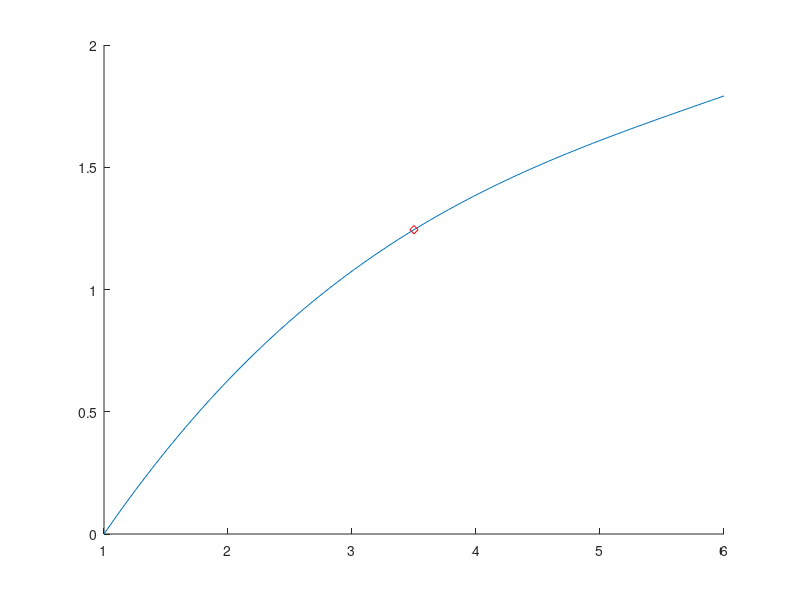

Write MATLAB code to recreate this figure.
%{
Use Newton’s interpolating polynomial to determine y at x = 3.5. 
Make a plot of thedata along with the polynomial.
%}

clf; clc; clear; format long;

x = [0 1 2.5 3 4.5 5 6];
y = [2 5.4375 7.3516 7.5625 8.4453 9.1875 12];

x = [1 4 6 5];
y = [0 1.386294 1.791759 1.609438];

n = length(x);table = zeros(n, n+1); table(:,1) = x;  table(:,2) = y; 

for j = 1: n-1
    for k = 1: n-j
       table(k, j+2) = (table(k+1, j+1) - table(k, j+1)) ...
           / (table(j + k, 1) - table(k, 1));
    end
end

all_x = linspace(min(x), max(x));
this_x_pos = zeros(1, 100);
for a = 1 : length(all_x)
    this_x = all_x(a); 
    temp = ones(1, n-1);
    for j = 1: n-1
        for k = 1: j
            temp(j) = temp(j) *  (this_x - x(k));
        end
    end
    this_x_pos(a) = sum(table(1,3:end) .* temp);
end

desire_x = 3.5;

temp = ones(1, n-1);
for j = 1: n-1
    for k = 1: j
        temp(j) = temp(j) *  (desire_x - x(k));
    end
end
desire_y = sum(table(1,3:end) .* temp);

hold on;
plot(all_x, this_x_pos);
plot(desire_x, desire_y, 'rd');